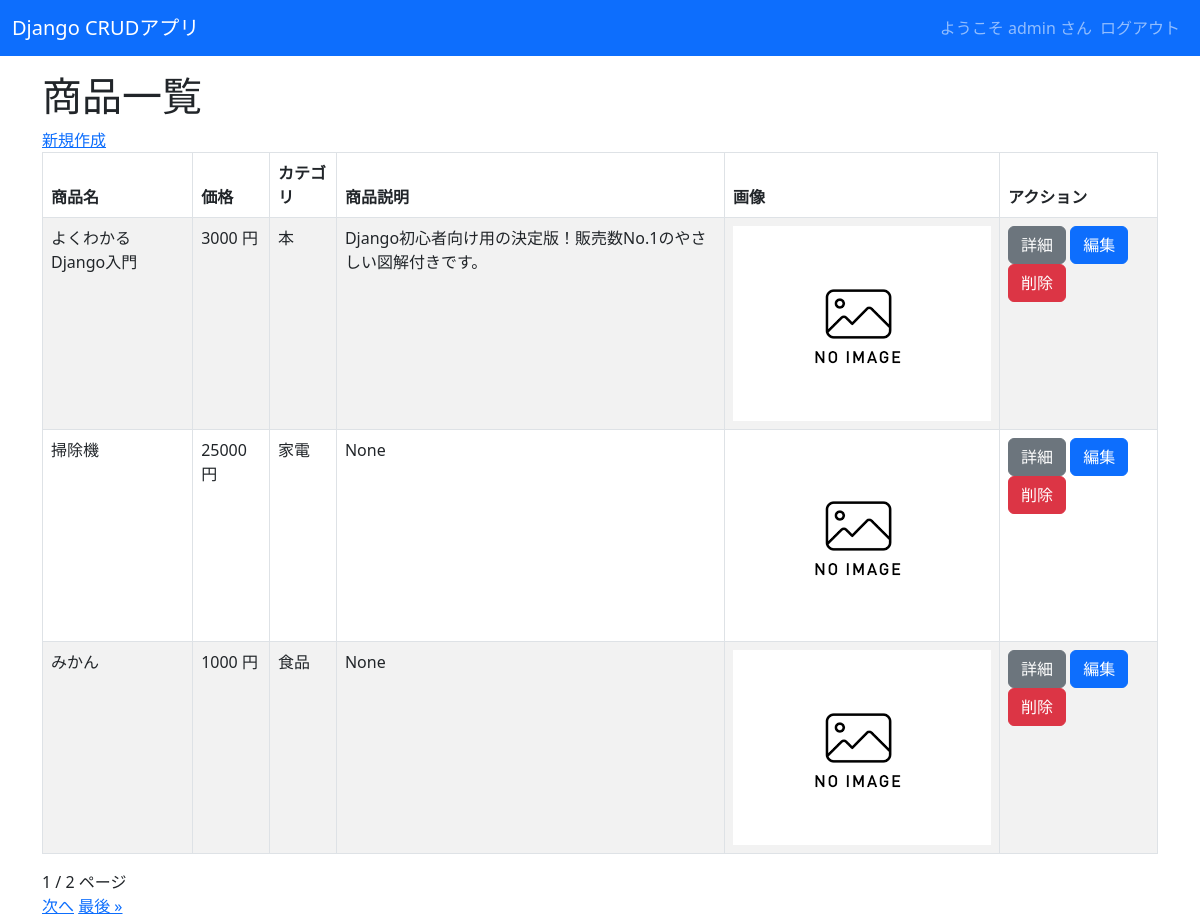
Screenshot of /crud/ (signed in) with the database file from the repository.
### crud/models.py (models this page shows, shortened)
class Product(models.Model):
    name = models.CharField(max_length=200)
    detail = models.TextField(blank=True, null=True)
    price = models.PositiveIntegerField()
    category = models.ForeignKey(Category, on_delete=models.CASCADE)
    img = models.ImageField(blank=True, default='noImage.png')

class Category(models.Model):
    name = models.CharField(max_length=200)
    def __str__(self):
        return self.name

### crud/views.py (the view)
# urls.py: path('crud/', views.ProductListView.as_view(), name="list"),
class ProductListView(LoginRequiredMixin, ListView):
    model = Product
    paginate_by = 3

### crud/templates/crud/product_list.html (shortened to what this page needs)
{% extends "base.html" %}
{% block content %}
<h1>商品一覧</h1>
<a href="{% url 'new' %}">新規作成</a>
<table class="table table-striped table-hover table-bordered">
   <thead>
       <tr>
           <th>商品名</th>
           <th>価格</th>
           <th>カテゴリ</th>
           <th>商品説明</th>
           <th>画像</th>
           <th>アクション</th>
       </tr>
   </thead>
   {% for product in object_list %}
   <tr>
       <td>{{ product.name }}</td>
       <td>{{ product.price }} 円</td>
       <td>{{ product.category }}</td>
       <td>{{ product.detail }}</td>
       <td><img src="{{ product.img.url }}" style="width:100px height:auto;"></td>
       <td>
           <button class="btn btn-secondary" onclick="location.href='{% url 'detail' pk=product.pk %}'">詳細</button>
           <button class="btn btn-primary" onclick="location.href='{% url 'edit' pk=product.pk %}'">編集</button>
           <button class="btn btn-danger" onclick="location.href='{% url 'delete' pk=product.pk %}'">削除</button>
       </td>
   </tr>
   {% endfor %}
</table>
{{ page_obj.number }} / {{ page_obj.paginator.num_pages }} ページ<br>
{% if page_obj.has_next %}
<a href="?page={{ page_obj.next_page_number }}">次へ</a>
<a href="?page={{ page_obj.paginator.num_pages }}">最後 &raquo;</a>
{% endif %}
{% endblock %}

### crud/templates/base.html (shortened to what this page needs)
<!DOCTYPE html>
<html lang="ja">
<head>
    <link href="https://cdn.jsdelivr.net/npm/bootstrap@5.3.0-alpha3/dist/css/bootstrap.min.css" rel="stylesheet">
</head>
<body>
    <nav class="navbar navbar-expand-lg navbar-dark bg-primary" style="margin-bottom: 1rem;">
        <div class="container-fluid">
            <a class="navbar-brand" href="{% url 'list' %}">Django CRUDアプリ</a>
            <div class="collapse navbar-collapse" id="navbarNav">
                <ul class="navbar-nav ms-auto">
                    {% if request.user.is_authenticated %}
                    <span class="navbar-text">
                        ようこそ {{ user.get_username }} さん
                    </span>
                    <li class="nav-item">
                        <form action="{% url 'logout' %}" method="post">
                            <input class="nav-link" type="submit" value="ログアウト">
                        </form>
                    </li>
                    {% else %}
                    <li class="nav-item">
                        <a class="nav-link" href="{% url 'login' %}">ログイン</a>
                    </li>
                    {% endif %}
                </ul>
            </div>
        </div>
    </nav>
    <div class="container">
        {% block content %}{% endblock %}
    </div>
</body>
</html>

### rows the page displays
Product: name "よくわかるDjango入門", price "3000", category "本", detail "Django初心者向け用の決定版！販売数No.1のやさしい図解付きです。", img (placeholder picture)
Product: name "掃除機", price "25000", category "家電", detail "None", img (placeholder picture)
Product: name "みかん", price "1000", category "食品", detail "None", img (placeholder picture)

### other values shown
{{ user.get_username }} "admin"
{{ page_obj.number }} "1"
{{ page_obj.paginator.num_pages }} "2"
